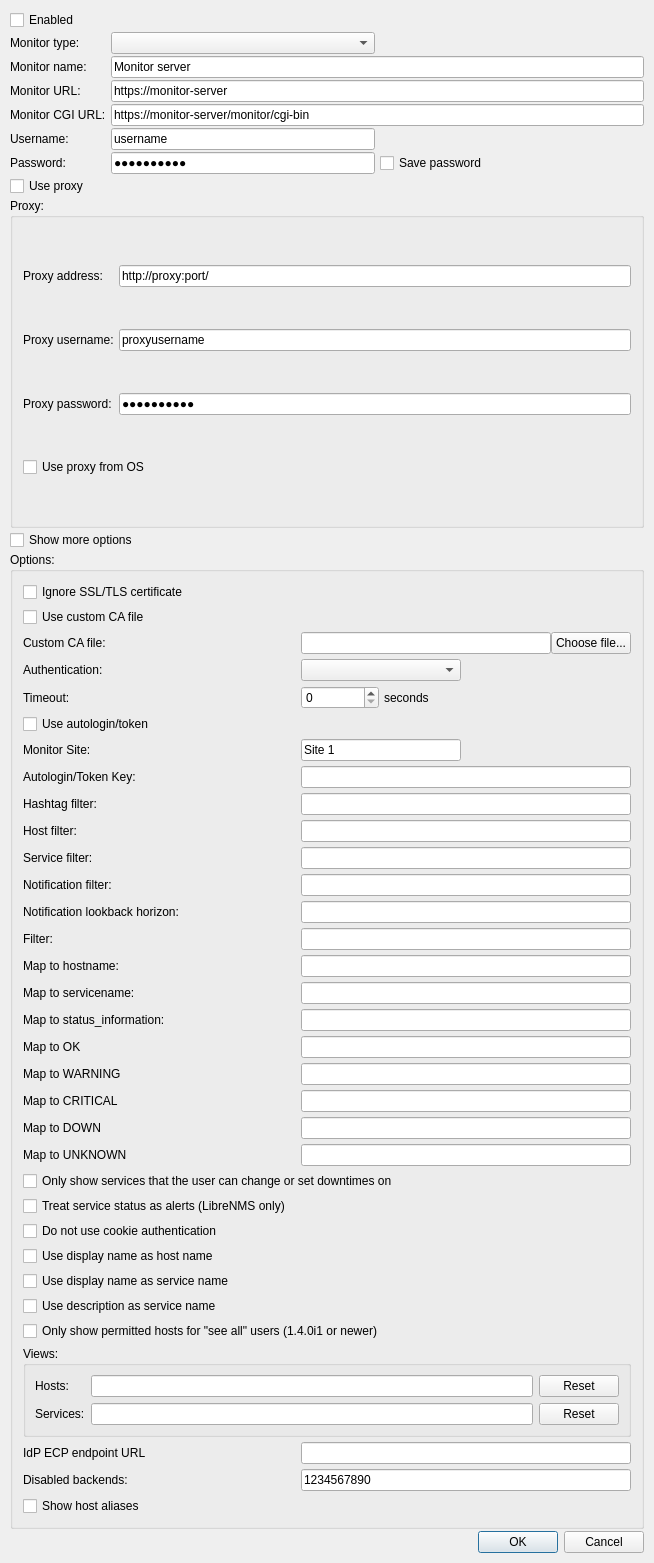
<?xml version="1.0" encoding="UTF-8"?>
<ui version="4.0">
 <class>settings_server</class>
 <widget class="QDialog" name="settings_server">
  <property name="geometry">
   <rect>
    <x>0</x>
    <y>0</y>
    <width>654</width>
    <height>1563</height>
   </rect>
  </property>
  <property name="sizePolicy">
   <sizepolicy hsizetype="Minimum" vsizetype="Minimum">
    <horstretch>0</horstretch>
    <verstretch>0</verstretch>
   </sizepolicy>
  </property>
  <property name="windowTitle">
   <string>Dialog</string>
  </property>
  <property name="modal">
   <bool>true</bool>
  </property>
  <layout class="QGridLayout" name="gridLayout">
   <property name="leftMargin">
    <number>10</number>
   </property>
   <property name="topMargin">
    <number>10</number>
   </property>
   <property name="rightMargin">
    <number>10</number>
   </property>
   <property name="bottomMargin">
    <number>10</number>
   </property>
   <property name="horizontalSpacing">
    <number>5</number>
   </property>
   <property name="verticalSpacing">
    <number>2</number>
   </property>
   <item row="5" column="1" colspan="2">
    <widget class="QLineEdit" name="input_lineedit_monitor_cgi_url">
     <property name="text">
      <string>https://monitor-server/monitor/cgi-bin</string>
     </property>
    </widget>
   </item>
   <item row="4" column="0">
    <widget class="QLabel" name="label_monitor_url">
     <property name="sizePolicy">
      <sizepolicy hsizetype="Minimum" vsizetype="Preferred">
       <horstretch>0</horstretch>
       <verstretch>0</verstretch>
      </sizepolicy>
     </property>
     <property name="text">
      <string>Monitor URL:</string>
     </property>
    </widget>
   </item>
   <item row="5" column="0">
    <widget class="QLabel" name="label_monitor_cgi_url">
     <property name="sizePolicy">
      <sizepolicy hsizetype="Minimum" vsizetype="Preferred">
       <horstretch>0</horstretch>
       <verstretch>0</verstretch>
      </sizepolicy>
     </property>
     <property name="text">
      <string>Monitor CGI URL:</string>
     </property>
    </widget>
   </item>
   <item row="1" column="1">
    <widget class="QComboBox" name="input_combobox_type"/>
   </item>
   <item row="9" column="1">
    <widget class="QLineEdit" name="input_lineedit_password">
     <property name="text">
      <string>1234567890</string>
     </property>
     <property name="echoMode">
      <enum>QLineEdit::EchoMode::Password</enum>
     </property>
    </widget>
   </item>
   <item row="9" column="2">
    <widget class="QCheckBox" name="input_checkbox_save_password">
     <property name="text">
      <string>Save password</string>
     </property>
    </widget>
   </item>
   <item row="3" column="1" colspan="2">
    <widget class="QLineEdit" name="input_lineedit_name">
     <property name="text">
      <string>Monitor server</string>
     </property>
    </widget>
   </item>
   <item row="4" column="1" colspan="2">
    <widget class="QLineEdit" name="input_lineedit_monitor_url">
     <property name="inputMask">
      <string/>
     </property>
     <property name="text">
      <string>https://monitor-server</string>
     </property>
    </widget>
   </item>
   <item row="3" column="0">
    <widget class="QLabel" name="label_name">
     <property name="sizePolicy">
      <sizepolicy hsizetype="Minimum" vsizetype="Preferred">
       <horstretch>0</horstretch>
       <verstretch>0</verstretch>
      </sizepolicy>
     </property>
     <property name="text">
      <string>Monitor name:</string>
     </property>
    </widget>
   </item>
   <item row="7" column="1">
    <widget class="QLineEdit" name="input_lineedit_username">
     <property name="text">
      <string>username</string>
     </property>
    </widget>
   </item>
   <item row="17" column="0">
    <widget class="QCheckBox" name="input_checkbox_use_proxy">
     <property name="text">
      <string>Use proxy</string>
     </property>
    </widget>
   </item>
   <item row="9" column="0">
    <widget class="QLabel" name="label_password">
     <property name="sizePolicy">
      <sizepolicy hsizetype="Minimum" vsizetype="Preferred">
       <horstretch>0</horstretch>
       <verstretch>0</verstretch>
      </sizepolicy>
     </property>
     <property name="text">
      <string>Password:</string>
     </property>
    </widget>
   </item>
   <item row="0" column="0" colspan="3">
    <widget class="QCheckBox" name="input_checkbox_enabled">
     <property name="text">
      <string>Enabled</string>
     </property>
    </widget>
   </item>
   <item row="18" column="0" colspan="3">
    <widget class="QGroupBox" name="groupbox_proxy">
     <property name="sizePolicy">
      <sizepolicy hsizetype="Minimum" vsizetype="Minimum">
       <horstretch>0</horstretch>
       <verstretch>0</verstretch>
      </sizepolicy>
     </property>
     <property name="title">
      <string>Proxy:</string>
     </property>
     <layout class="QGridLayout" name="gridLayout_2">
      <property name="leftMargin">
       <number>10</number>
      </property>
      <property name="topMargin">
       <number>10</number>
      </property>
      <property name="rightMargin">
       <number>10</number>
      </property>
      <property name="bottomMargin">
       <number>10</number>
      </property>
      <property name="spacing">
       <number>5</number>
      </property>
      <item row="3" column="0">
       <widget class="QLabel" name="label_proxy_password">
        <property name="sizePolicy">
         <sizepolicy hsizetype="Minimum" vsizetype="Preferred">
          <horstretch>0</horstretch>
          <verstretch>0</verstretch>
         </sizepolicy>
        </property>
        <property name="text">
         <string>Proxy password:</string>
        </property>
       </widget>
      </item>
      <item row="2" column="0">
       <widget class="QLabel" name="label_proxy_username">
        <property name="sizePolicy">
         <sizepolicy hsizetype="Minimum" vsizetype="Preferred">
          <horstretch>0</horstretch>
          <verstretch>0</verstretch>
         </sizepolicy>
        </property>
        <property name="text">
         <string>Proxy username:</string>
        </property>
       </widget>
      </item>
      <item row="2" column="1">
       <widget class="QLineEdit" name="input_lineedit_proxy_username">
        <property name="text">
         <string>proxyusername</string>
        </property>
       </widget>
      </item>
      <item row="1" column="1">
       <widget class="QLineEdit" name="input_lineedit_proxy_address">
        <property name="text">
         <string>http://proxy:port/</string>
        </property>
       </widget>
      </item>
      <item row="1" column="0">
       <widget class="QLabel" name="label_proxy_address">
        <property name="sizePolicy">
         <sizepolicy hsizetype="Minimum" vsizetype="Preferred">
          <horstretch>0</horstretch>
          <verstretch>0</verstretch>
         </sizepolicy>
        </property>
        <property name="text">
         <string>Proxy address:</string>
        </property>
       </widget>
      </item>
      <item row="3" column="1">
       <widget class="QLineEdit" name="input_lineedit_proxy_password">
        <property name="text">
         <string>1234567890</string>
        </property>
        <property name="echoMode">
         <enum>QLineEdit::EchoMode::Password</enum>
        </property>
       </widget>
      </item>
      <item row="4" column="0" colspan="2">
       <widget class="QCheckBox" name="input_checkbox_use_proxy_from_os">
        <property name="text">
         <string>Use proxy from OS</string>
        </property>
        <property name="icon">
         <iconset theme="QIcon::ThemeIcon::NetworkWired"/>
        </property>
       </widget>
      </item>
     </layout>
    </widget>
   </item>
   <item row="1" column="0">
    <widget class="QLabel" name="label_server_type">
     <property name="sizePolicy">
      <sizepolicy hsizetype="Minimum" vsizetype="Preferred">
       <horstretch>0</horstretch>
       <verstretch>0</verstretch>
      </sizepolicy>
     </property>
     <property name="text">
      <string>Monitor type:</string>
     </property>
    </widget>
   </item>
   <item row="27" column="0" colspan="3">
    <widget class="QGroupBox" name="groupbox_options">
     <property name="sizePolicy">
      <sizepolicy hsizetype="Minimum" vsizetype="Minimum">
       <horstretch>0</horstretch>
       <verstretch>0</verstretch>
      </sizepolicy>
     </property>
     <property name="title">
      <string>Options:</string>
     </property>
     <layout class="QGridLayout" name="gridLayout_3">
      <property name="leftMargin">
       <number>10</number>
      </property>
      <property name="topMargin">
       <number>10</number>
      </property>
      <property name="rightMargin">
       <number>10</number>
      </property>
      <property name="bottomMargin">
       <number>10</number>
      </property>
      <property name="horizontalSpacing">
       <number>10</number>
      </property>
      <property name="verticalSpacing">
       <number>5</number>
      </property>
      <item row="2" column="1">
       <widget class="QLabel" name="label_custom_ca_file">
        <property name="text">
         <string>Custom CA file: </string>
        </property>
       </widget>
      </item>
      <item row="25" column="1">
       <widget class="QLabel" name="label_map_to_ok">
        <property name="text">
         <string>Map to OK</string>
        </property>
       </widget>
      </item>
      <item row="38" column="2" colspan="2">
       <widget class="QLineEdit" name="input_lineedit_idp_ecp_endpoint"/>
      </item>
      <item row="13" column="1">
       <widget class="QLabel" name="label_host_filter">
        <property name="sizePolicy">
         <sizepolicy hsizetype="Minimum" vsizetype="Preferred">
          <horstretch>0</horstretch>
          <verstretch>0</verstretch>
         </sizepolicy>
        </property>
        <property name="text">
         <string>Host filter:</string>
        </property>
       </widget>
      </item>
      <item row="12" column="1">
       <widget class="QLabel" name="label_hashtag_filter">
        <property name="sizePolicy">
         <sizepolicy hsizetype="Minimum" vsizetype="Preferred">
          <horstretch>0</horstretch>
          <verstretch>0</verstretch>
         </sizepolicy>
        </property>
        <property name="text">
         <string>Hashtag filter:</string>
        </property>
       </widget>
      </item>
      <item row="9" column="2">
       <widget class="QLineEdit" name="input_lineedit_monitor_site">
        <property name="text">
         <string>Site 1</string>
        </property>
       </widget>
      </item>
      <item row="14" column="2" colspan="2">
       <widget class="QLineEdit" name="input_lineedit_service_filter">
        <property name="text">
         <string/>
        </property>
       </widget>
      </item>
      <item row="36" column="1" colspan="3">
       <widget class="QCheckBox" name="input_checkbox_force_authuser">
        <property name="text">
         <string>Only show permitted hosts for &quot;see all&quot; users (1.4.0i1 or newer)</string>
        </property>
       </widget>
      </item>
      <item row="5" column="1">
       <widget class="QLabel" name="label_auth_type">
        <property name="text">
         <string>Authentication:</string>
        </property>
       </widget>
      </item>
      <item row="26" column="2" colspan="2">
       <widget class="QLineEdit" name="input_lineedit_map_to_warning"/>
      </item>
      <item row="27" column="1">
       <widget class="QLabel" name="label_map_to_critical">
        <property name="text">
         <string>Map to CRITICAL</string>
        </property>
       </widget>
      </item>
      <item row="10" column="2" colspan="2">
       <widget class="QLineEdit" name="input_lineedit_autologin_key">
        <property name="text">
         <string/>
        </property>
       </widget>
      </item>
      <item row="6" column="3">
       <spacer name="horizontalSpacer">
        <property name="orientation">
         <enum>Qt::Orientation::Horizontal</enum>
        </property>
        <property name="sizeHint" stdset="0">
         <size>
          <width>40</width>
          <height>20</height>
         </size>
        </property>
       </spacer>
      </item>
      <item row="6" column="1">
       <widget class="QLabel" name="label_timeout">
        <property name="text">
         <string>Timeout:</string>
        </property>
       </widget>
      </item>
      <item row="16" column="1">
       <widget class="QLabel" name="label_notification_filter">
        <property name="sizePolicy">
         <sizepolicy hsizetype="Minimum" vsizetype="Preferred">
          <horstretch>0</horstretch>
          <verstretch>0</verstretch>
         </sizepolicy>
        </property>
        <property name="text">
         <string>Notification filter:</string>
        </property>
       </widget>
      </item>
      <item row="31" column="1">
       <widget class="QCheckBox" name="input_checkbox_treat_services_as_alerts">
        <property name="text">
         <string>Treat service status as alerts (LibreNMS only)</string>
        </property>
       </widget>
      </item>
      <item row="16" column="2" colspan="2">
       <widget class="QLineEdit" name="input_lineedit_notification_filter">
        <property name="text">
         <string/>
        </property>
       </widget>
      </item>
      <item row="5" column="3">
       <spacer name="horizontalSpacer_2">
        <property name="orientation">
         <enum>Qt::Orientation::Horizontal</enum>
        </property>
        <property name="sizeHint" stdset="0">
         <size>
          <width>40</width>
          <height>20</height>
         </size>
        </property>
       </spacer>
      </item>
      <item row="10" column="1">
       <widget class="QLabel" name="label_autologin_key">
        <property name="sizePolicy">
         <sizepolicy hsizetype="Minimum" vsizetype="Preferred">
          <horstretch>0</horstretch>
          <verstretch>0</verstretch>
         </sizepolicy>
        </property>
        <property name="text">
         <string>Autologin/Token Key:</string>
        </property>
       </widget>
      </item>
      <item row="30" column="1" colspan="2">
       <widget class="QCheckBox" name="input_checkbox_can_change_only">
        <property name="text">
         <string>Only show services that the user can change or set downtimes on</string>
        </property>
       </widget>
      </item>
      <item row="39" column="2" colspan="2">
       <widget class="QLineEdit" name="input_lineedit_disabled_backends">
        <property name="text">
         <string>1234567890</string>
        </property>
       </widget>
      </item>
      <item row="26" column="1">
       <widget class="QLabel" name="label_map_to_warning">
        <property name="text">
         <string>Map to WARNING</string>
        </property>
       </widget>
      </item>
      <item row="29" column="1">
       <widget class="QLabel" name="label_map_to_unknown">
        <property name="text">
         <string>Map to UNKNOWN</string>
        </property>
       </widget>
      </item>
      <item row="9" column="1">
       <widget class="QLabel" name="label_monitor_site">
        <property name="sizePolicy">
         <sizepolicy hsizetype="Minimum" vsizetype="Preferred">
          <horstretch>0</horstretch>
          <verstretch>0</verstretch>
         </sizepolicy>
        </property>
        <property name="text">
         <string>Monitor Site:</string>
        </property>
       </widget>
      </item>
      <item row="25" column="2" colspan="2">
       <widget class="QLineEdit" name="input_lineedit_map_to_ok"/>
      </item>
      <item row="38" column="1">
       <widget class="QLabel" name="label_idp_ecp_endpoint">
        <property name="text">
         <string>IdP ECP endpoint URL</string>
        </property>
       </widget>
      </item>
      <item row="28" column="1">
       <widget class="QLabel" name="label_map_to_down">
        <property name="text">
         <string>Map to DOWN</string>
        </property>
       </widget>
      </item>
      <item row="7" column="1" colspan="3">
       <widget class="QCheckBox" name="input_checkbox_use_autologin">
        <property name="text">
         <string>Use autologin/token</string>
        </property>
       </widget>
      </item>
      <item row="1" column="1" colspan="2">
       <widget class="QCheckBox" name="input_checkbox_custom_cert_use">
        <property name="text">
         <string>Use custom CA file</string>
        </property>
       </widget>
      </item>
      <item row="18" column="2" colspan="2">
       <widget class="QLineEdit" name="input_lineedit_alertmanager_filter"/>
      </item>
      <item row="22" column="1">
       <widget class="QLabel" name="label_map_to_hostname">
        <property name="text">
         <string>Map to hostname:</string>
        </property>
       </widget>
      </item>
      <item row="24" column="1">
       <widget class="QLabel" name="label_map_to_status_information">
        <property name="text">
         <string>Map to status_information:</string>
        </property>
       </widget>
      </item>
      <item row="24" column="2" colspan="2">
       <widget class="QLineEdit" name="input_lineedit_map_to_status_information"/>
      </item>
      <item row="12" column="2" colspan="2">
       <widget class="QLineEdit" name="input_lineedit_hashtag_filter">
        <property name="text">
         <string/>
        </property>
       </widget>
      </item>
      <item row="23" column="2" colspan="2">
       <widget class="QLineEdit" name="input_lineedit_map_to_servicename"/>
      </item>
      <item row="37" column="1" colspan="3">
       <widget class="QGroupBox" name="groupbox_checkmk_views">
        <property name="sizePolicy">
         <sizepolicy hsizetype="Minimum" vsizetype="Minimum">
          <horstretch>0</horstretch>
          <verstretch>0</verstretch>
         </sizepolicy>
        </property>
        <property name="title">
         <string>Views:</string>
        </property>
        <layout class="QGridLayout" name="gridLayout_4">
         <item row="0" column="0">
          <widget class="QLabel" name="label_checkmk_view_hosts">
           <property name="text">
            <string>Hosts:</string>
           </property>
          </widget>
         </item>
         <item row="1" column="0">
          <widget class="QLabel" name="label_checkmk_view_services">
           <property name="text">
            <string>Services:</string>
           </property>
          </widget>
         </item>
         <item row="1" column="1">
          <widget class="QLineEdit" name="input_lineedit_checkmk_view_services"/>
         </item>
         <item row="0" column="1">
          <widget class="QLineEdit" name="input_lineedit_checkmk_view_hosts"/>
         </item>
         <item row="0" column="2">
          <widget class="QPushButton" name="button_checkmk_view_hosts_reset">
           <property name="text">
            <string>Reset</string>
           </property>
          </widget>
         </item>
         <item row="1" column="2">
          <widget class="QPushButton" name="button_checkmk_view_services_reset">
           <property name="text">
            <string>Reset</string>
           </property>
          </widget>
         </item>
        </layout>
       </widget>
      </item>
      <item row="22" column="2" colspan="2">
       <widget class="QLineEdit" name="input_lineedit_map_to_hostname"/>
      </item>
      <item row="0" column="1" colspan="3">
       <widget class="QCheckBox" name="input_checkbox_ignore_cert">
        <property name="text">
         <string>Ignore SSL/TLS certificate</string>
        </property>
       </widget>
      </item>
      <item row="28" column="2" colspan="2">
       <widget class="QLineEdit" name="input_lineedit_map_to_down"/>
      </item>
      <item row="5" column="2">
       <widget class="QComboBox" name="input_combobox_authentication"/>
      </item>
      <item row="35" column="1" colspan="3">
       <widget class="QCheckBox" name="input_checkbox_use_description_name_service">
        <property name="text">
         <string>Use description as service name</string>
        </property>
       </widget>
      </item>
      <item row="34" column="1" colspan="3">
       <widget class="QCheckBox" name="input_checkbox_use_display_name_service">
        <property name="text">
         <string>Use display name as service name</string>
        </property>
       </widget>
      </item>
      <item row="23" column="1">
       <widget class="QLabel" name="label_map_to_servicename">
        <property name="text">
         <string>Map to servicename:</string>
        </property>
       </widget>
      </item>
      <item row="17" column="2" colspan="2">
       <widget class="QLineEdit" name="input_lineedit_notification_lookback">
        <property name="text">
         <string/>
        </property>
       </widget>
      </item>
      <item row="29" column="2" colspan="2">
       <widget class="QLineEdit" name="input_lineedit_map_to_unknown"/>
      </item>
      <item row="2" column="2" colspan="2">
       <layout class="QHBoxLayout" name="horizontalLayout">
        <item>
         <widget class="QLineEdit" name="input_lineedit_custom_cert_ca_file"/>
        </item>
        <item>
         <widget class="QPushButton" name="button_choose_custom_cert_ca_file">
          <property name="text">
           <string>Choose file...</string>
          </property>
         </widget>
        </item>
       </layout>
      </item>
      <item row="13" column="2" colspan="2">
       <widget class="QLineEdit" name="input_lineedit_host_filter">
        <property name="text">
         <string/>
        </property>
       </widget>
      </item>
      <item row="32" column="1" colspan="3">
       <widget class="QCheckBox" name="input_checkbox_no_cookie_auth">
        <property name="text">
         <string>Do not use cookie authentication</string>
        </property>
       </widget>
      </item>
      <item row="14" column="1">
       <widget class="QLabel" name="label_service_filter">
        <property name="sizePolicy">
         <sizepolicy hsizetype="Minimum" vsizetype="Preferred">
          <horstretch>0</horstretch>
          <verstretch>0</verstretch>
         </sizepolicy>
        </property>
        <property name="text">
         <string>Service filter:</string>
        </property>
       </widget>
      </item>
      <item row="33" column="1" colspan="3">
       <widget class="QCheckBox" name="input_checkbox_use_display_name_host">
        <property name="text">
         <string>Use display name as host name</string>
        </property>
       </widget>
      </item>
      <item row="17" column="1">
       <widget class="QLabel" name="label_notification_lookback">
        <property name="sizePolicy">
         <sizepolicy hsizetype="Minimum" vsizetype="Preferred">
          <horstretch>0</horstretch>
          <verstretch>0</verstretch>
         </sizepolicy>
        </property>
        <property name="text">
         <string>Notification lookback horizon:</string>
        </property>
       </widget>
      </item>
      <item row="18" column="1">
       <widget class="QLabel" name="label_alertmanager_filter">
        <property name="text">
         <string>Filter:</string>
        </property>
       </widget>
      </item>
      <item row="27" column="2" colspan="2">
       <widget class="QLineEdit" name="input_lineedit_map_to_critical"/>
      </item>
      <item row="6" column="2">
       <layout class="QHBoxLayout" name="horizontalLayout_timeout_seconds">
        <property name="spacing">
         <number>5</number>
        </property>
        <item>
         <widget class="QSpinBox" name="input_spinbox_timeout"/>
        </item>
        <item>
         <widget class="QLabel" name="label_timeout_sec">
          <property name="text">
           <string>seconds</string>
          </property>
         </widget>
        </item>
       </layout>
      </item>
      <item row="39" column="1">
       <widget class="QLabel" name="label_disabled_backends">
        <property name="sizePolicy">
         <sizepolicy hsizetype="Minimum" vsizetype="Preferred">
          <horstretch>0</horstretch>
          <verstretch>0</verstretch>
         </sizepolicy>
        </property>
        <property name="text">
         <string>Disabled backends:</string>
        </property>
       </widget>
      </item>
      <item row="40" column="1">
       <widget class="QCheckBox" name="input_checkbox_show_host_aliases">
        <property name="text">
         <string>Show host aliases</string>
        </property>
       </widget>
      </item>
     </layout>
    </widget>
   </item>
   <item row="28" column="2">
    <widget class="QDialogButtonBox" name="button_box">
     <property name="orientation">
      <enum>Qt::Orientation::Horizontal</enum>
     </property>
     <property name="standardButtons">
      <set>QDialogButtonBox::StandardButton::Cancel|QDialogButtonBox::StandardButton::Ok</set>
     </property>
    </widget>
   </item>
   <item row="7" column="0">
    <widget class="QLabel" name="label_username">
     <property name="sizePolicy">
      <sizepolicy hsizetype="Minimum" vsizetype="Preferred">
       <horstretch>0</horstretch>
       <verstretch>0</verstretch>
      </sizepolicy>
     </property>
     <property name="text">
      <string>Username:</string>
     </property>
    </widget>
   </item>
   <item row="26" column="0" colspan="3">
    <widget class="QCheckBox" name="input_checkbox_show_options">
     <property name="text">
      <string>Show more options</string>
     </property>
    </widget>
   </item>
  </layout>
 </widget>
 <tabstops>
  <tabstop>input_checkbox_enabled</tabstop>
  <tabstop>input_combobox_type</tabstop>
  <tabstop>input_lineedit_name</tabstop>
  <tabstop>input_lineedit_monitor_url</tabstop>
  <tabstop>input_lineedit_monitor_cgi_url</tabstop>
  <tabstop>input_lineedit_username</tabstop>
  <tabstop>input_lineedit_password</tabstop>
  <tabstop>input_checkbox_save_password</tabstop>
  <tabstop>input_checkbox_use_proxy</tabstop>
  <tabstop>input_lineedit_proxy_address</tabstop>
  <tabstop>input_lineedit_proxy_username</tabstop>
  <tabstop>input_lineedit_proxy_password</tabstop>
  <tabstop>input_checkbox_use_proxy_from_os</tabstop>
  <tabstop>input_checkbox_show_options</tabstop>
  <tabstop>input_checkbox_ignore_cert</tabstop>
  <tabstop>input_checkbox_custom_cert_use</tabstop>
  <tabstop>input_lineedit_custom_cert_ca_file</tabstop>
  <tabstop>button_choose_custom_cert_ca_file</tabstop>
  <tabstop>input_combobox_authentication</tabstop>
  <tabstop>input_spinbox_timeout</tabstop>
  <tabstop>input_checkbox_use_autologin</tabstop>
  <tabstop>input_lineedit_monitor_site</tabstop>
  <tabstop>input_lineedit_autologin_key</tabstop>
  <tabstop>input_lineedit_hashtag_filter</tabstop>
  <tabstop>input_lineedit_host_filter</tabstop>
  <tabstop>input_lineedit_service_filter</tabstop>
  <tabstop>input_lineedit_notification_filter</tabstop>
  <tabstop>input_lineedit_notification_lookback</tabstop>
  <tabstop>input_lineedit_alertmanager_filter</tabstop>
  <tabstop>input_lineedit_map_to_hostname</tabstop>
  <tabstop>input_lineedit_map_to_servicename</tabstop>
  <tabstop>input_lineedit_map_to_status_information</tabstop>
  <tabstop>input_lineedit_map_to_ok</tabstop>
  <tabstop>input_lineedit_map_to_warning</tabstop>
  <tabstop>input_lineedit_map_to_critical</tabstop>
  <tabstop>input_lineedit_map_to_down</tabstop>
  <tabstop>input_lineedit_map_to_unknown</tabstop>
  <tabstop>input_checkbox_can_change_only</tabstop>
  <tabstop>input_checkbox_no_cookie_auth</tabstop>
  <tabstop>input_checkbox_use_display_name_host</tabstop>
  <tabstop>input_checkbox_use_display_name_service</tabstop>
  <tabstop>input_checkbox_use_description_name_service</tabstop>
  <tabstop>input_checkbox_force_authuser</tabstop>
  <tabstop>input_lineedit_checkmk_view_hosts</tabstop>
  <tabstop>button_checkmk_view_hosts_reset</tabstop>
  <tabstop>input_lineedit_checkmk_view_services</tabstop>
  <tabstop>button_checkmk_view_services_reset</tabstop>
  <tabstop>input_lineedit_idp_ecp_endpoint</tabstop>
  <tabstop>input_lineedit_disabled_backends</tabstop>
 </tabstops>
 <resources/>
 <connections/>
</ui>
